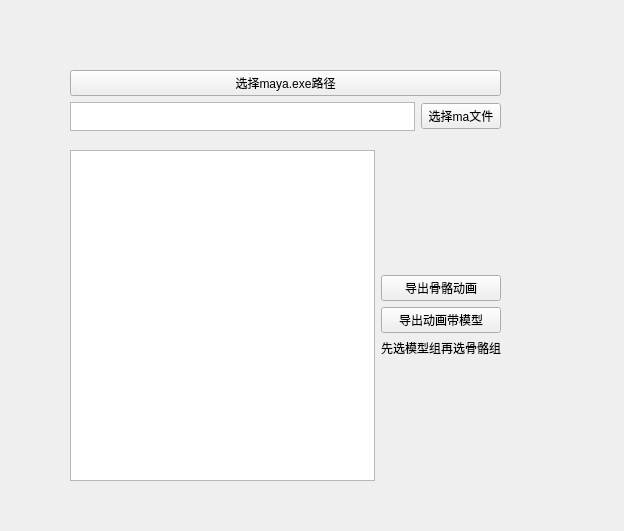
<?xml version="1.0" encoding="UTF-8"?>
<ui version="4.0">
 <class>Form</class>
 <widget class="QWidget" name="Form">
  <property name="geometry">
   <rect>
    <x>0</x>
    <y>0</y>
    <width>624</width>
    <height>531</height>
   </rect>
  </property>
  <property name="windowTitle">
   <string>Form</string>
  </property>
  <widget class="QWidget" name="">
   <property name="geometry">
    <rect>
     <x>70</x>
     <y>70</y>
     <width>431</width>
     <height>61</height>
    </rect>
   </property>
   <layout class="QVBoxLayout" name="verticalLayout_2">
    <item>
     <widget class="QPushButton" name="pushButton_2">
      <property name="text">
       <string>选择maya.exe路径</string>
      </property>
     </widget>
    </item>
    <item>
     <layout class="QHBoxLayout" name="horizontalLayout">
      <item>
       <widget class="QTextEdit" name="textEdit"/>
      </item>
      <item>
       <widget class="QPushButton" name="pushButton">
        <property name="text">
         <string>选择ma文件</string>
        </property>
       </widget>
      </item>
     </layout>
    </item>
   </layout>
  </widget>
  <widget class="QWidget" name="">
   <property name="geometry">
    <rect>
     <x>70</x>
     <y>150</y>
     <width>431</width>
     <height>331</height>
    </rect>
   </property>
   <layout class="QHBoxLayout" name="horizontalLayout_2">
    <item>
     <widget class="QTextEdit" name="textEdit_2"/>
    </item>
    <item>
     <layout class="QVBoxLayout" name="verticalLayout">
      <item>
       <spacer name="verticalSpacer_2">
        <property name="orientation">
         <enum>Qt::Vertical</enum>
        </property>
        <property name="sizeHint" stdset="0">
         <size>
          <width>20</width>
          <height>40</height>
         </size>
        </property>
       </spacer>
      </item>
      <item>
       <widget class="QPushButton" name="pushButton_3">
        <property name="text">
         <string>导出骨骼动画</string>
        </property>
       </widget>
      </item>
      <item>
       <widget class="QPushButton" name="pushButton_4">
        <property name="text">
         <string>导出动画带模型</string>
        </property>
       </widget>
      </item>
      <item>
       <widget class="QLabel" name="label">
        <property name="text">
         <string>先选模型组再选骨骼组</string>
        </property>
       </widget>
      </item>
      <item>
       <spacer name="verticalSpacer">
        <property name="orientation">
         <enum>Qt::Vertical</enum>
        </property>
        <property name="sizeHint" stdset="0">
         <size>
          <width>20</width>
          <height>40</height>
         </size>
        </property>
       </spacer>
      </item>
     </layout>
    </item>
   </layout>
  </widget>
 </widget>
 <resources/>
 <connections>
  <connection>
   <sender>pushButton</sender>
   <signal>clicked()</signal>
   <receiver>Form</receiver>
   <slot>selectMaFile()</slot>
   <hints>
    <hint type="sourcelabel">
     <x>509</x>
     <y>116</y>
    </hint>
    <hint type="destinationlabel">
     <x>546</x>
     <y>150</y>
    </hint>
   </hints>
  </connection>
  <connection>
   <sender>pushButton_2</sender>
   <signal>pressed()</signal>
   <receiver>Form</receiver>
   <slot>selectMayaExe()</slot>
   <hints>
    <hint type="sourcelabel">
     <x>381</x>
     <y>63</y>
    </hint>
    <hint type="destinationlabel">
     <x>378</x>
     <y>33</y>
    </hint>
   </hints>
  </connection>
  <connection>
   <sender>pushButton_3</sender>
   <signal>clicked()</signal>
   <receiver>Form</receiver>
   <slot>ExportAnim()</slot>
   <hints>
    <hint type="sourcelabel">
     <x>515</x>
     <y>248</y>
    </hint>
    <hint type="destinationlabel">
     <x>569</x>
     <y>249</y>
    </hint>
   </hints>
  </connection>
  <connection>
   <sender>pushButton_4</sender>
   <signal>clicked()</signal>
   <receiver>Form</receiver>
   <slot>ExportAnimWithMesh()</slot>
   <hints>
    <hint type="sourcelabel">
     <x>493</x>
     <y>327</y>
    </hint>
    <hint type="destinationlabel">
     <x>493</x>
     <y>416</y>
    </hint>
   </hints>
  </connection>
 </connections>
 <slots>
  <slot>selectMaFile()</slot>
  <slot>selectMayaExe()</slot>
  <slot>ExportAnim()</slot>
  <slot>ExportAnimWithMesh()</slot>
 </slots>
</ui>
